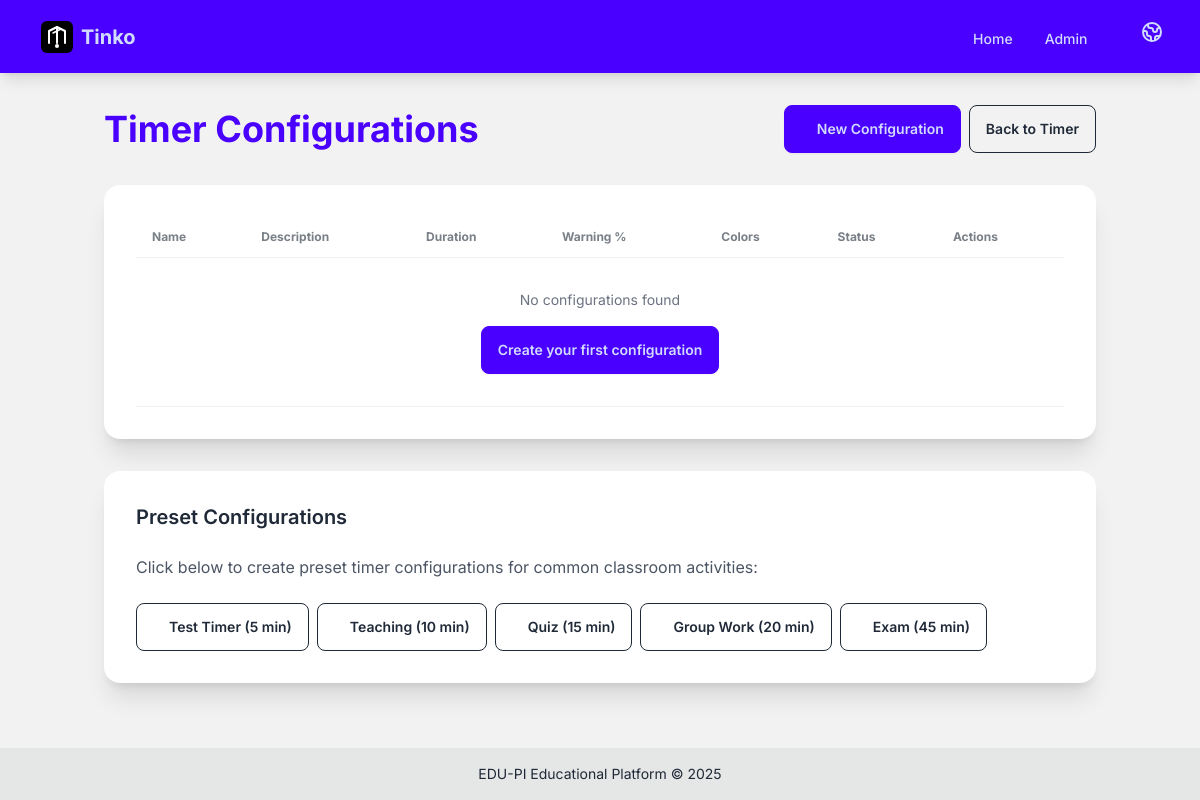
The page /plugins/edupi/activity_timer/configs/ on the database as committed earlier.
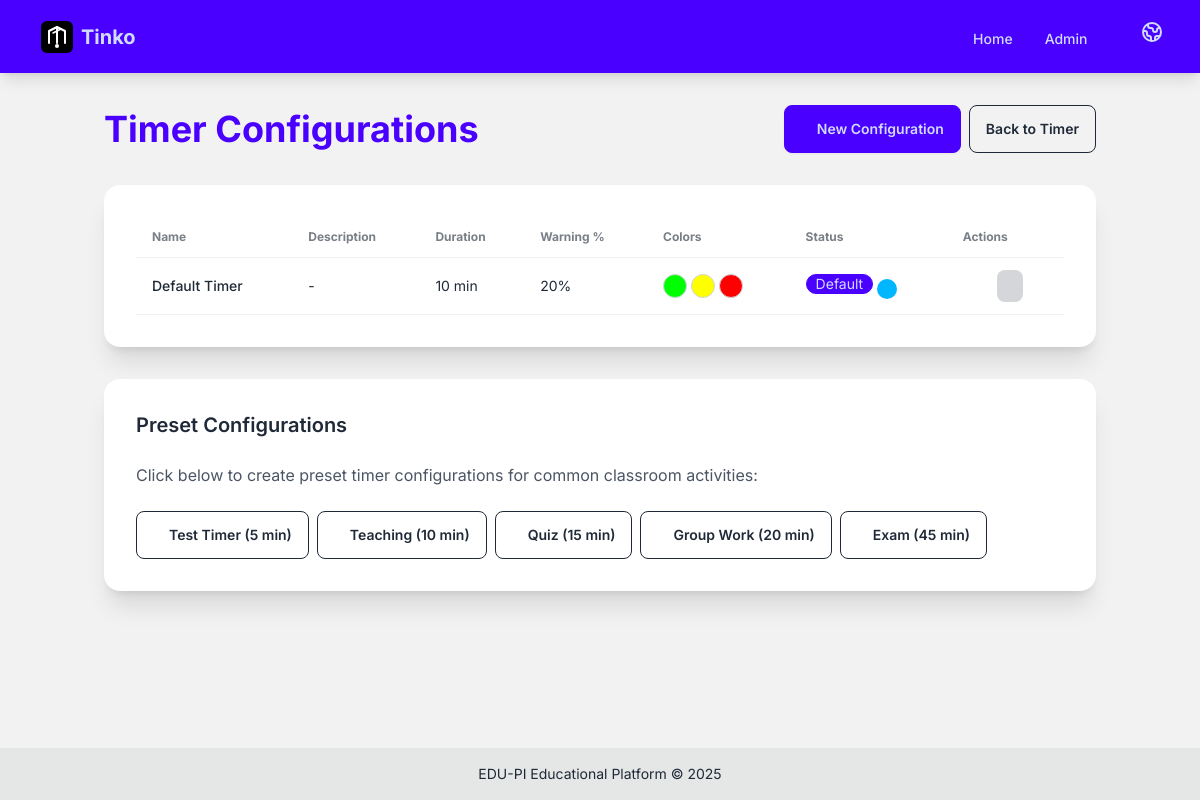
The same page on the database as committed later.
### plugins/edupi/activity_timer/models.py (models this page shows, shortened)
class TimerConfig(models.Model):
    name = models.CharField(
        max_length=100,
        help_text=_("Name of the timer configuration"),
    )
    description = models.TextField(
        blank=True,
        help_text=_("Description of when to use this timer"),
    )
    duration_minutes = models.PositiveIntegerField(
        default=10,
        help_text=_("Duration in minutes"),
    )
    warning_threshold_percent = models.PositiveIntegerField(
        default=20,
        help_text=_("Percentage remaining when warning color appears"),
    )
    enable_buzzer = models.BooleanField(
        default=True,
        help_text=_("Play buzzer sound when timer ends"),
    )
    led_color_start = models.CharField(
        max_length=7,
        default="#00FF00",
        help_text=_("Hex color code for timer start (green)"),
    )
    led_color_warning = models.CharField(
        max_length=7,
        default="#FFFF00",
        help_text=_("Hex color code for warning state (yellow)"),
    )
    led_color_end = models.CharField(
        max_length=7,
        default="#FF0000",
        help_text=_("Hex color code for timer end (red)"),
    )
    is_default = models.BooleanField(
        default=False,
        help_text=_("Use this as the default configuration"),
    )
    is_active = models.BooleanField(
        default=True,
        help_text=_("Whether this configuration is active"),
    )
    created_at = models.DateTimeField(auto_now_add=True)
    updated_at = models.DateTimeField(auto_now=True)
    class Meta:
        app_label = "edupi_activity_timer"
        verbose_name = _("Timer Configuration")
        verbose_name_plural = _("Timer Configurations")
        ordering = ["name"]

### plugins/edupi/activity_timer/views.py (the view)
# urls.py: path("configs/", views.TimerConfigListView.as_view(), name="config_list"),
class TimerConfigListView(View):
    def get(self, request):
        configs = TimerConfig.objects.all().order_by("-is_active", "name")
        context = {
            "title": _("Timer Configurations"),
            "configs": configs,
        }
        return render(request, "activity_timer/config_list.html", context)

### plugins/edupi/activity_timer/templates/activity_timer/config_list.html (shortened to what the changed rows need)
{% extends "base.html" %}
{% load i18n %}
{% block content %}
<div class="container mx-auto px-4 py-8">
    <div class="flex justify-between items-center mb-8">
        <h1 class="text-4xl font-bold text-primary">{{ title }}</h1>
    </div>
    <div class="card bg-base-100 shadow-xl">
        <div class="card-body">
            <div class="overflow-x-auto">
                <table class="table">
                    <thead>
                        <tr>
                            <th>{% trans "Name" %}</th>
                            <th>{% trans "Description" %}</th>
                            <th>{% trans "Duration" %}</th>
                            <th>{% trans "Warning %" %}</th>
                            <th>{% trans "Colors" %}</th>
                            <th>{% trans "Status" %}</th>
                            <th>{% trans "Actions" %}</th>
                        </tr>
                    </thead>
                    <tbody>
                        {% for config in configs %}
                            <tr class="{% if not config.is_active %}opacity-50{% endif %}">
                                <td class="font-medium">{{ config.name }}</td>
                                <td>{{ config.description|truncatewords:10|default:"-" }}</td>
                                <td>{{ config.duration_minutes }} {% trans "min" %}</td>
                                <td>{{ config.warning_threshold_percent }}%</td>
                                <td>
                                    <div class="flex gap-1">
                                        <span class="w-6 h-6 rounded-full border border-gray-300"
                                              style="background-color: {{ config.led_color_start }};"
                                              title="{% trans 'Start' %}"></span>
                                        <span class="w-6 h-6 rounded-full border border-gray-300"
                                              style="background-color: {{ config.led_color_warning }};"
                                              title="{% trans 'Warning' %}"></span>
                                        <span class="w-6 h-6 rounded-full border border-gray-300"
                                              style="background-color: {{ config.led_color_end }};"
                                              title="{% trans 'End' %}"></span>
                                    </div>
                                </td>
                                <td>
                                    {% if config.is_default %}
                                        <span class="badge badge-primary">{% trans "Default" %}</span>
                                    {% endif %}
                                    {% if config.enable_buzzer %}
                                        <span class="badge badge-info" title="{% trans 'Buzzer enabled' %}">
                                        </span>
                                    {% endif %}
                                </td>
                                <td>
                                    <div class="flex gap-2">
                                        <a href="{% url 'activity_timer:config_update' config.id %}"
                                           class="btn btn-sm btn-ghost">
                                        </a>
                                        <button onclick="deleteConfig({{ config.id }})"
                                                  class="btn btn-sm btn-ghost text-error"
                                                  {% if config.is_default %}disabled title="{% trans 'Cannot delete default configuration' %}"{% endif %}>
                                        </button>
                                    </div>
                                </td>
                            </tr>
                        {% empty %}
                            <tr>
                                <td colspan="7" class="text-center py-8 text-gray-500">
                                    <p>{% trans "No configurations found" %}</p>
                                    <a href="{% url 'activity_timer:config_create' %}" class="btn btn-primary mt-4">
                                        {% trans "Create your first configuration" %}
                                    </a>
                                </td>
                            </tr>
                        {% endfor %}
                    </tbody>
                </table>
            </div>
        </div>
    </div>
    <div class="mt-8 card bg-base-100 shadow-xl">
        <div class="card-body">
            <h2 class="card-title text-xl mb-4">{% trans "Preset Configurations" %}</h2>
        </div>
    </div>
</div>
{% endblock %}

Rows that differ between the two databases and show on the page:
added TimerConfig: name "Default Timer", description "-", duration_minutes "10", warning_threshold_percent "20"
Other text that changed with them:
text no longer shown: "No configurations found Create your first configuration"
